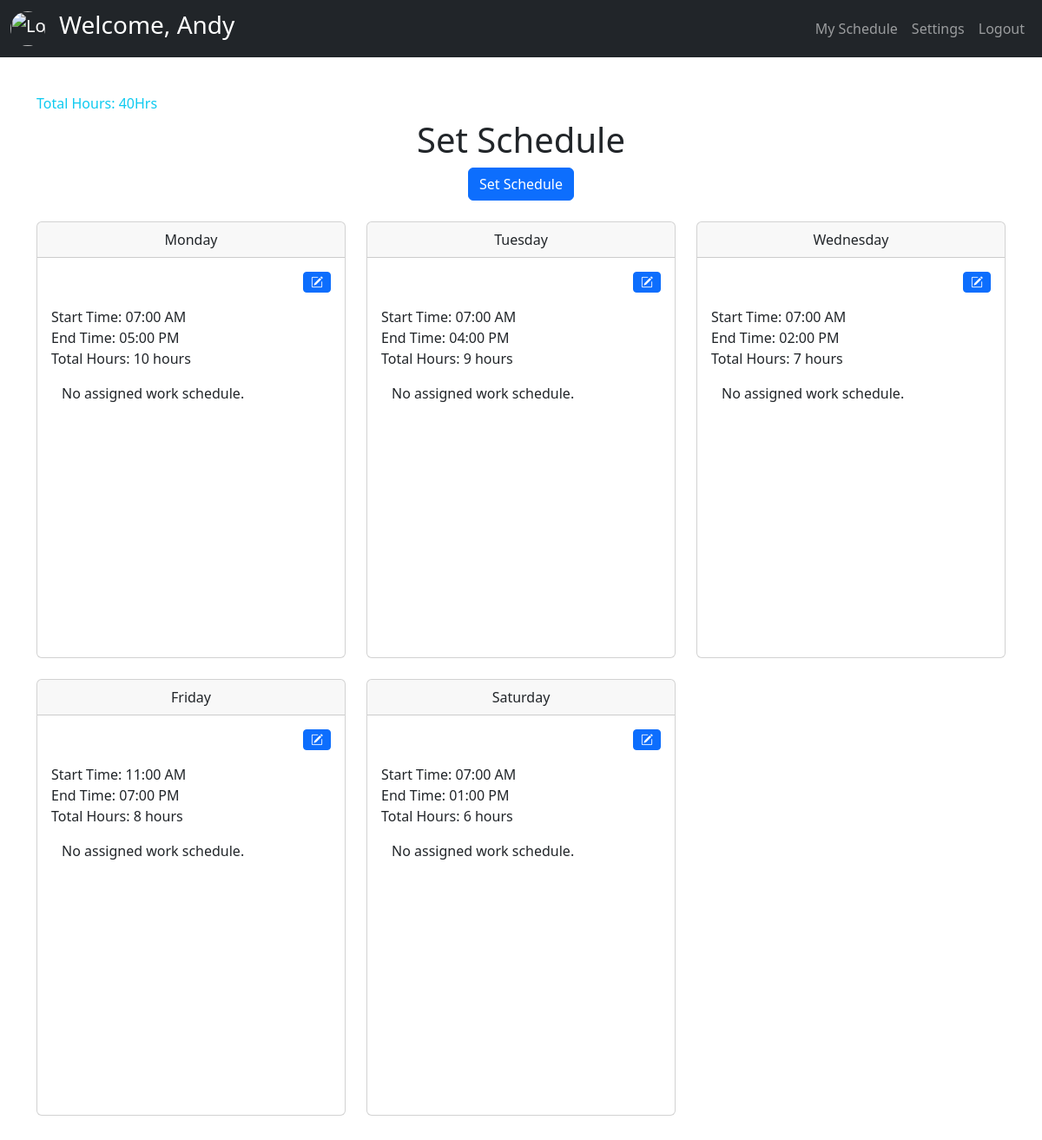
The app's page /teacher/index.php (signed in), older data.
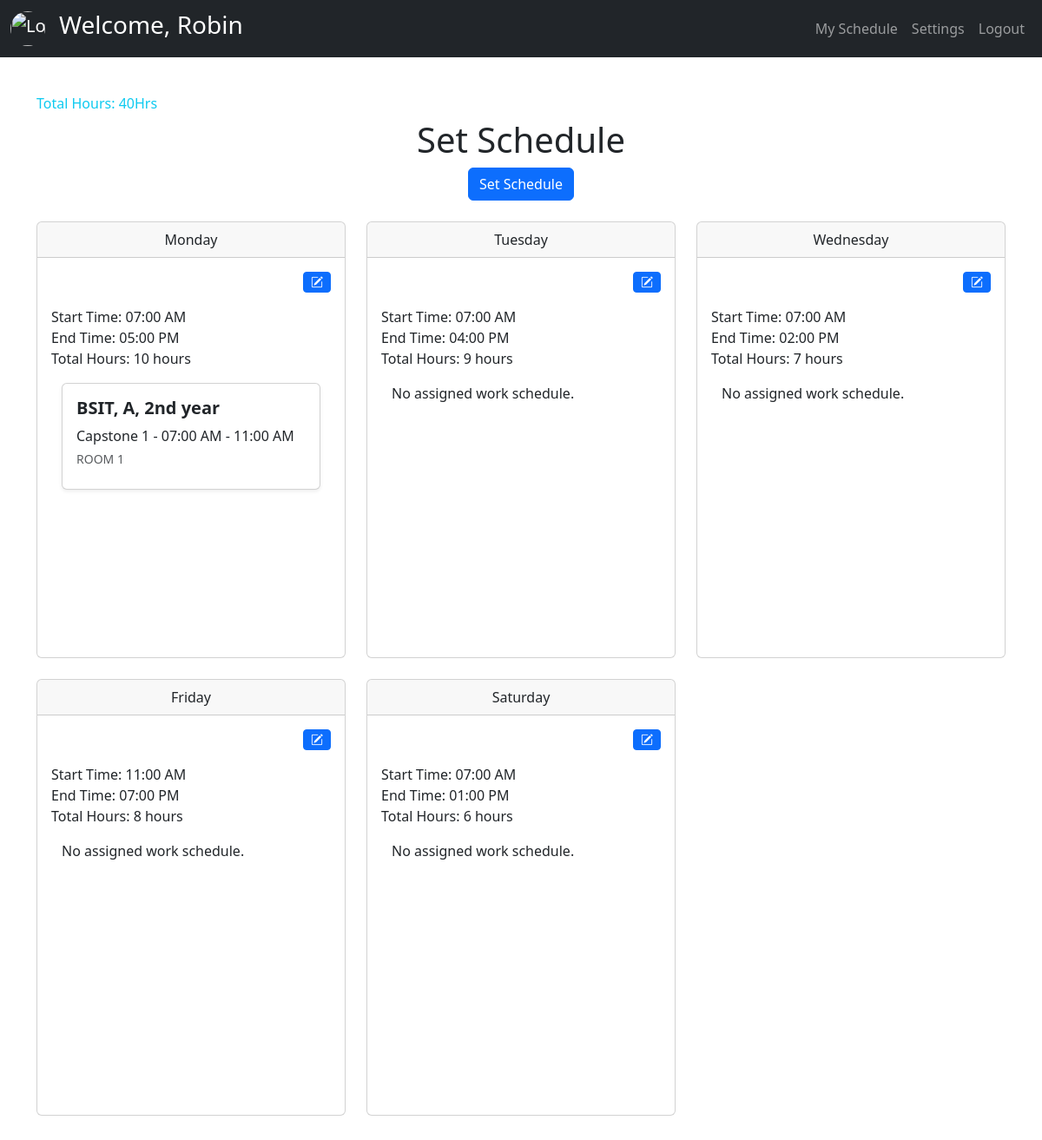
The same page, newer data.
### tables this page shows
CREATE TABLE `tblfacultymember` (
  `teacher_id` int(11) NOT NULL,
  `ID_code` varchar(60) NOT NULL,
  `fname` varchar(60) NOT NULL,
  `mname` varchar(60) NOT NULL,
  `lname` varchar(60) NOT NULL,
  `designation` varchar(60) NOT NULL,
  `totalweekly_hrs` varchar(60) DEFAULT NULL,
  `Password` varchar(60) DEFAULT NULL,
  `teacher_status` int(11) NOT NULL DEFAULT 1 COMMENT '0=archive,1=active'
);

CREATE TABLE `tblschedule` (
  `sched_id` int(11) NOT NULL,
  `sched_teacher_id` int(11) NOT NULL,
  `sched_day` varchar(60) NOT NULL,
  `sched_start_Hrs` time NOT NULL,
  `sched_end_Hrs` time NOT NULL,
  `sched_status` varchar(60) NOT NULL DEFAULT 'normal'
);

CREATE TABLE `tblworkschedule` (
  `ws_id` int(11) NOT NULL,
  `ws_schedule_id` int(11) NOT NULL,
  `ws_sectionId` int(11) NOT NULL,
  `ws_roomCode` varchar(60) NOT NULL,
  `ws_CurriculumID` int(11) NOT NULL,
  `ws_subtStartTimeAssign` time NOT NULL,
  `ws_subtEndTimeAssign` time NOT NULL,
  `ws_typeOfWork` varchar(60) NOT NULL,
  `ws_ol_request_status` varchar(60) DEFAULT NULL,
  `ws_status` varchar(60) NOT NULL DEFAULT 'regular_work'
);

CREATE TABLE `tblsection` (
  `sectionId` int(11) NOT NULL,
  `course` varchar(60) NOT NULL,
  `year_level` varchar(60) NOT NULL,
  `section` varchar(60) NOT NULL,
  `section_status` int(11) NOT NULL DEFAULT 1 COMMENT '0=archive, 1=exist'
);

CREATE TABLE `tblcurriculum` (
  `subject_id` int(11) NOT NULL,
  `subject_code` varchar(60) NOT NULL,
  `subject_name` varchar(60) NOT NULL,
  `lab_num` int(11) NOT NULL,
  `lec_num` int(11) NOT NULL,
  `hours` int(11) NOT NULL,
  `semester` int(11) NOT NULL,
  `designated_year_level` int(11) NOT NULL,
  `subject_status` int(11) NOT NULL DEFAULT 1 COMMENT '0=archive,1=exist',
  `subject_date_added` timestamp NOT NULL DEFAULT current_timestamp() ON UPDATE current_timestamp()
);

### teacher/backend/db.php (called while the page is built, shortened)
<?php
class db_connect
{
    public $host = db_host;
    public $user = db_user;
    public $pass = db_pass;
    public $name = db_name;
    public function connect()
    {
        try {
            $this->conn = new mysqli($this->host, $this->user, $this->pass, $this->name);
        } catch (\Throwable $th) {
            header("Location:setup.php");
        }
    }
}

### teacher/backend/class.php (called while the page is built, shortened)
<?php
include ('db.php');
class global_class extends db_connect
{
    public function fetch_teacher_detail($teacher_id) {
        $query = $this->conn->prepare("SELECT *
            FROM `tblfacultymember`
            WHERE teacher_status='1' AND teacher_id = ?");
        $query->bind_param("i", $teacher_id);
        if ($query->execute()) {
            $result = $query->get_result();
            return $result;
        } else {
            return false;
        }
    }
        public function fetch_schedule($teacher_id)
        {
            $query = "SELECT * FROM `tblschedule` WHERE `sched_teacher_id` = $teacher_id";
            $result = $this->conn->query($query);
            if ($result && $result->num_rows > 0) {
                $schedules = $result->fetch_all(MYSQLI_ASSOC);
                return $schedules;
            } else {
                return [];
            }
        }
        public function fetch_workschedule($sched_id)
    {
        $query = "
            SELECT *
            FROM tblschedule
            LEFT JOIN tblworkschedule ON tblschedule.sched_id = tblworkschedule.ws_schedule_id
            LEFT JOIN tblsection ON tblsection.sectionId = tblworkschedule.ws_sectionId
            LEFT JOIN tblcurriculum ON tblcurriculum.subject_id = tblworkschedule.ws_CurriculumID
            WHERE tblschedule.sched_id = '$sched_id'
        ";
        $result = $this->conn->query($query);
        if ($result) {
            if ($result->num_rows > 0) {
                $schedules = $result->fetch_all(MYSQLI_ASSOC);
                return $schedules;
            } else {
                $result->free();
                return [];
            }
        } else {
            return false;
        }
    }
}

### teacher/index.php (the view, shortened to what this page needs)
<?php
include "components/header.php";
?>
<div class="container my-4">
    <?php
    if($teacher['totalweekly_hrs']){
    echo "<h6 class='text-info'>Total Hours: " . $teacher['totalweekly_hrs'] . "Hrs</h6>";
   }
    if(!$teacher['totalweekly_hrs']){ ?>
        <div class="row mb-4">
                <div class="col-12 text-center">
                    <h1>Choose Weekly Hours</h1>
                        <form id="frmChooseWeeklyHrs">
                                <input type="hidden" id="teacher_id" name="teacher_id" value="<?= $teacher['teacher_id']; ?>" required>
                            <div class="form-check form-check-inline">
                                <input class="form-check-input" type="radio" name="weeklyHours" id="hours30" value="30">
                                <label class="form-check-label" for="hours30">30 hrs weekly</label>
                            </div>
                            <div class="form-check form-check-inline">
                                <input class="form-check-input" type="radio" name="weeklyHours" id="hours40" value="40">
                                <label class="form-check-label" for="hours40">40 hrs weekly</label>
                            </div>
                            <div class="mt-4">
                                <button type="submit" id="btnSaveSchedule" class="btn btn-primary">
                                    <span class="btnSpinner spinner-border spinner-border-sm" style="display:none;" role="status" aria-hidden="true"></span>
                                    Save
                                </button>
                            </div>
                        </form>
                </div>
            </div>
    <?php }else{?>
    <div class="row">
        <div class="col-12 text-center">
            <h1>Set Schedule</h1>
            <button class="btn btn-primary" data-bs-toggle="modal" data-bs-target="#setScheduleModal">
                Set Schedule
            </button>
        </div>
    </div>
    <div class="row mt-4">
        <?php
        $fetch_schedule = $db->fetch_schedule($teacher['teacher_id']);
        $daysOfWeek = ['monday', 'tuesday', 'wednesday', 'thursday', 'friday', 'saturday', 'sunday'];
        if (!empty($fetch_schedule)) {
            foreach ($daysOfWeek as $day):
                $scheduleForDay = null;
                foreach ($fetch_schedule as $schedule):
                    if (strtolower($schedule['sched_day']) == $day) {
                        $scheduleForDay = $schedule;
                        break;
                    }
                endforeach;
                if ($scheduleForDay):
        ?>
            <div class="col-md-4 mb-4">
                <div class="card" >
                    <div class="card-header text-center" >
                        <?php echo ucfirst($day); ?>
                    </div>
                    <div class="card-body">
                    <div class="d-flex justify-content-end">
    <button
        class="btn btn-primary btn-sm update-schedule-btn mb-3"
        data-bs-toggle="modal"
        data-bs-target="#updateScheduleModal"
        data-day="<?php echo $day; ?>"
        data-start="<?php echo $scheduleForDay['sched_start_Hrs']; ?>"
        data-end="<?php echo $scheduleForDay['sched_end_Hrs']; ?>"
        data-sched_id="<?php echo $scheduleForDay['sched_id']; ?>"
    >
        <i class="bi bi-pencil-square"></i>
    </button>
</div>
                        <p id="schedule-<?php echo $day; ?>">
                            <?php
                            $startTime = date('h:i A', strtotime($scheduleForDay['sched_start_Hrs']));
                            $endTime = date('h:i A', strtotime($scheduleForDay['sched_end_Hrs']));
                            $start = strtotime($scheduleForDay['sched_start_Hrs']);
                            $end = strtotime($scheduleForDay['sched_end_Hrs']);
                            $diff = $end - $start;
                            $hours = floor($diff / 3600);
                            $minutes = floor(($diff % 3600) / 60);
                            echo "Start Time: " . $startTime . "<br>End Time: " . $endTime . "<br>";
                            if ($minutes > 0) {
                                echo "Total Hours: " . $hours . " hours " . $minutes . " minutes";
                            } else {
                                echo "Total Hours: " . $hours . " hours";
                            }
                            ?>
                        </p>
                        <div class="container" style="height:300px; max-height: 300px; overflow-y: auto;">
                            <?php
                                include "backend/end-points/schedule_list.php";
                                ?>
                            </div>
                    </div>
                </div>
            </div>
        <?php
                endif;
            endforeach;
        } else {
            echo '<div class="col-12 text-center">';
            echo '<p class="text-muted">No schedules set found.</p>';
            echo '</div>';
        }
        ?>
    </div>
<?php } ?>
</div>
<?php
include "components/footer.php";
?>

### teacher/components/header.php (shortened to what this page needs)
<?php
include('backend/class.php');
$db = new global_class();
$teacherDetails = $db->fetch_teacher_detail($_SESSION['teacher_id']);
$teacher = $teacherDetails->fetch_assoc();
?>
<head>
  <link href="https://cdn.jsdelivr.net/npm/bootstrap@5.3.3/dist/css/bootstrap.min.css" rel="stylesheet">
  <link rel="stylesheet" href="https://cdn.jsdelivr.net/npm/sweetalert2@11/dist/sweetalert2.min.css">
  <link rel="stylesheet" href="https://cdnjs.cloudflare.com/ajax/libs/AlertifyJS/1.13.1/css/alertify.css" />
  <link rel="stylesheet" href="css/header.css">
</head>
<body>
  <?php include "../function/PageLoader.php";?>
  <nav class="navbar navbar-expand-lg navbar-dark bg-dark">
    <div class="container-fluid">
      <a class="navbar-brand" href="#">
      <img src="https://encrypted-tbn0.gstatic.com/images?q=tbn:ANd9GcSiQc01tubeOKno4VlBcUlZ-OEjad8ChfAYOw&s" alt="Logo" class="rounded-circle" style="width: 40px; height: 40px; object-fit: cover;">
    </a>
    <h3 class="text-white">Welcome, <?=ucfirst($teacher['fname']);?></h3>
      <div class="collapse navbar-collapse" id="navbarNav">
        <ul class="navbar-nav ms-auto">
          <li class="nav-item">
            <a class="nav-link" href="index.php">My Schedule</a>
          </li>
          <li class="nav-item">
            <a class="nav-link" href="settings.php">Settings</a>
          </li>
          <li class="nav-item">
            <a class="nav-link" href="logout.php">Logout</a>
          </li>
        </ul>
      </div>
    </div>
  </nav>
  <div class="content">

### function/PageLoader.php (shortened to what this page needs)
</head>
<body>
</body>
</html>

### teacher/backend/end-points/schedule_list.php (shortened to what this page needs)
<?php
                               $fetch_workschedule = $db->fetch_workschedule($scheduleForDay['sched_id']);
                                if (!empty($fetch_workschedule)) {
                                    $has_assigned_work = false;
                                    foreach ($fetch_workschedule as $workschedule):
                                        if ($workschedule['ws_id']) {
                                            $has_assigned_work = true;
                                            $start_time = date('h:i A', strtotime($workschedule['ws_subtStartTimeAssign']));
                                            $end_time = date('h:i A', strtotime($workschedule['ws_subtEndTimeAssign']));
                                ?>
                                           <div class="card shadow-sm mb-3 ">
                                                <div class="card-body">
                                                    <div class="d-flex justify-content-between align-items-center">
                                                        <h5 class="card-title mb-2">
                                                            <strong><?= $workschedule['course'] ?>, <?= $workschedule['section'] ?>, <?= $workschedule['year_level'] ?></strong>
                                                        </h5>
                                                    </div>
                                                    <p class="card-text mb-1"><?= ucfirst($workschedule['subject_name']) ?> - <?= $start_time ?> - <?= $end_time ?></p>
                                                    <small class="text-muted d-block mb-2"><?= $workschedule['ws_roomCode'] ?></small>
                                                </div>
                                            </div>
                                <?php }
                                    endforeach;
                                    if (!$has_assigned_work) {
                                        echo '<p>No assigned work schedule.</p>';
                                    }
                                } else {
                                    echo '<p>No work schedule assigned.</p>';
                                }
                                ?>

### teacher/components/footer.php (shortened to what this page needs)
</div>
<link href="https://cdn.jsdelivr.net/npm/bootstrap-icons/font/bootstrap-icons.css" rel="stylesheet">
</body>
</html>

### teacher/css/header.css (style rules this page uses)
.content { transition: margin-left 0.3s ease; padding: 20px; }
.navbar { z-index: 1060; }
.content { z-index: 100; }

Row changes from the older to the newer data that the page shows:
changed tblfacultymember: fname "Andy" → "Robin"
shown differently, row unchanged: tblschedule "05:00 PM": no longer shows "No assigned work schedule."
added tblworkschedule: ws_sectionId.course "BSIT", ws_sectionId.section "A", ws_sectionId.year_level "2nd year", ws_CurriculumID.subject_name "Capstone 1", ws_subtStartTimeAssign "07:00 AM", ws_subtEndTimeAssign "11:00 AM", ws_roomCode "ROOM 1", shown under tblschedule "05:00 PM"
